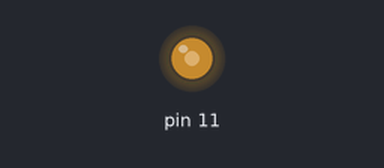
Recording of a sketch running on a simulated Arduino Uno, built with avr-gcc and run on an emulated ATmega328P. Parts: output pins drawn as LEDs (lit = HIGH).

Above: at 0.05 s.
At 1.5 s:
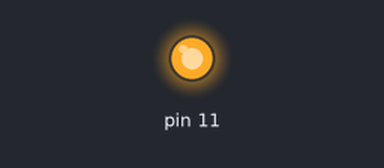
At 3.0 s:
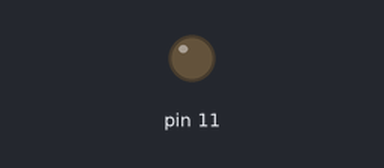
Timing chart, 0 to 6.9 s (numbered marks = the images above):
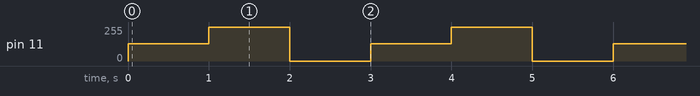

Measured:
- by itself, pin 11: repeats every 3.0 s: 255/255 1.0 s, 0/255 1.0 s, 128/255 1.0 s

The sketch:

AnalogueBlink.ino
```cpp
/*
  David Chatting - david@davidchatting.com
  20th April 2013
  ---
  For Arduino and Sunday Lunch - 21st April 2013
  ---
  LED and 220 ohm resistor between Arduino pin 11 and GND
  ---
  Adapted from http://arduino.cc/en/Tutorial/blink
*/

void setup() {
  pinMode(11, OUTPUT);
}

void loop() {
  analogWrite(11,128);
  delay(1000);

  analogWrite(11,255);
  delay(1000);

  analogWrite(11,0);
  delay(1000);
}
```
